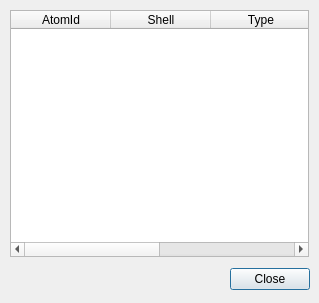
<ui version="4.0" >
 <class>ViewEigenvectorDialog</class>
 <widget class="QDialog" name="ViewEigenvectorDialog" >
  <property name="windowModality" >
   <enum>Qt::ApplicationModal</enum>
  </property>
  <property name="geometry" >
   <rect>
    <x>0</x>
    <y>0</y>
    <width>319</width>
    <height>303</height>
   </rect>
  </property>
  <property name="windowTitle" >
   <string>Eigenvector</string>
  </property>
  <property name="windowIcon" >
   <iconset resource="icons.qrc" >
    <normaloff>:/stackicons/icons/stack_surfaces.svg</normaloff>:/stackicons/icons/stack_surfaces.svg</iconset>
  </property>
  <widget class="QDialogButtonBox" name="buttonBox" >
   <property name="geometry" >
    <rect>
     <x>9</x>
     <y>264</y>
     <width>301</width>
     <height>30</height>
    </rect>
   </property>
   <property name="standardButtons" >
    <set>QDialogButtonBox::Close</set>
   </property>
  </widget>
  <widget class="QTableWidget" name="EigenvectorTable" >
   <property name="geometry" >
    <rect>
     <x>10</x>
     <y>10</y>
     <width>299</width>
     <height>247</height>
    </rect>
   </property>
   <property name="sizePolicy" >
    <sizepolicy vsizetype="Expanding" hsizetype="Expanding" >
     <horstretch>5</horstretch>
     <verstretch>0</verstretch>
    </sizepolicy>
   </property>
   <property name="editTriggers" >
    <set>QAbstractItemView::NoEditTriggers</set>
   </property>
   <property name="showDropIndicator" stdset="0" >
    <bool>false</bool>
   </property>
   <property name="dragDropOverwriteMode" >
    <bool>false</bool>
   </property>
   <property name="selectionMode" >
    <enum>QAbstractItemView::SingleSelection</enum>
   </property>
   <property name="selectionBehavior" >
    <enum>QAbstractItemView::SelectRows</enum>
   </property>
   <column>
    <property name="text" >
     <string>AtomId</string>
    </property>
   </column>
   <column>
    <property name="text" >
     <string>Shell</string>
    </property>
   </column>
   <column>
    <property name="text" >
     <string>Type</string>
    </property>
   </column>
   <column>
    <property name="text" >
     <string>Coefficient</string>
    </property>
   </column>
  </widget>
 </widget>
 <resources>
  <include location="icons.qrc" />
 </resources>
 <connections>
  <connection>
   <sender>buttonBox</sender>
   <signal>rejected()</signal>
   <receiver>ViewEigenvectorDialog</receiver>
   <slot>reject()</slot>
   <hints>
    <hint type="sourcelabel" >
     <x>258</x>
     <y>282</y>
    </hint>
    <hint type="destinationlabel" >
     <x>185</x>
     <y>300</y>
    </hint>
   </hints>
  </connection>
  <connection>
   <sender>buttonBox</sender>
   <signal>accepted()</signal>
   <receiver>ViewEigenvectorDialog</receiver>
   <slot>accept()</slot>
   <hints>
    <hint type="sourcelabel" >
     <x>134</x>
     <y>273</y>
    </hint>
    <hint type="destinationlabel" >
     <x>82</x>
     <y>297</y>
    </hint>
   </hints>
  </connection>
 </connections>
</ui>
